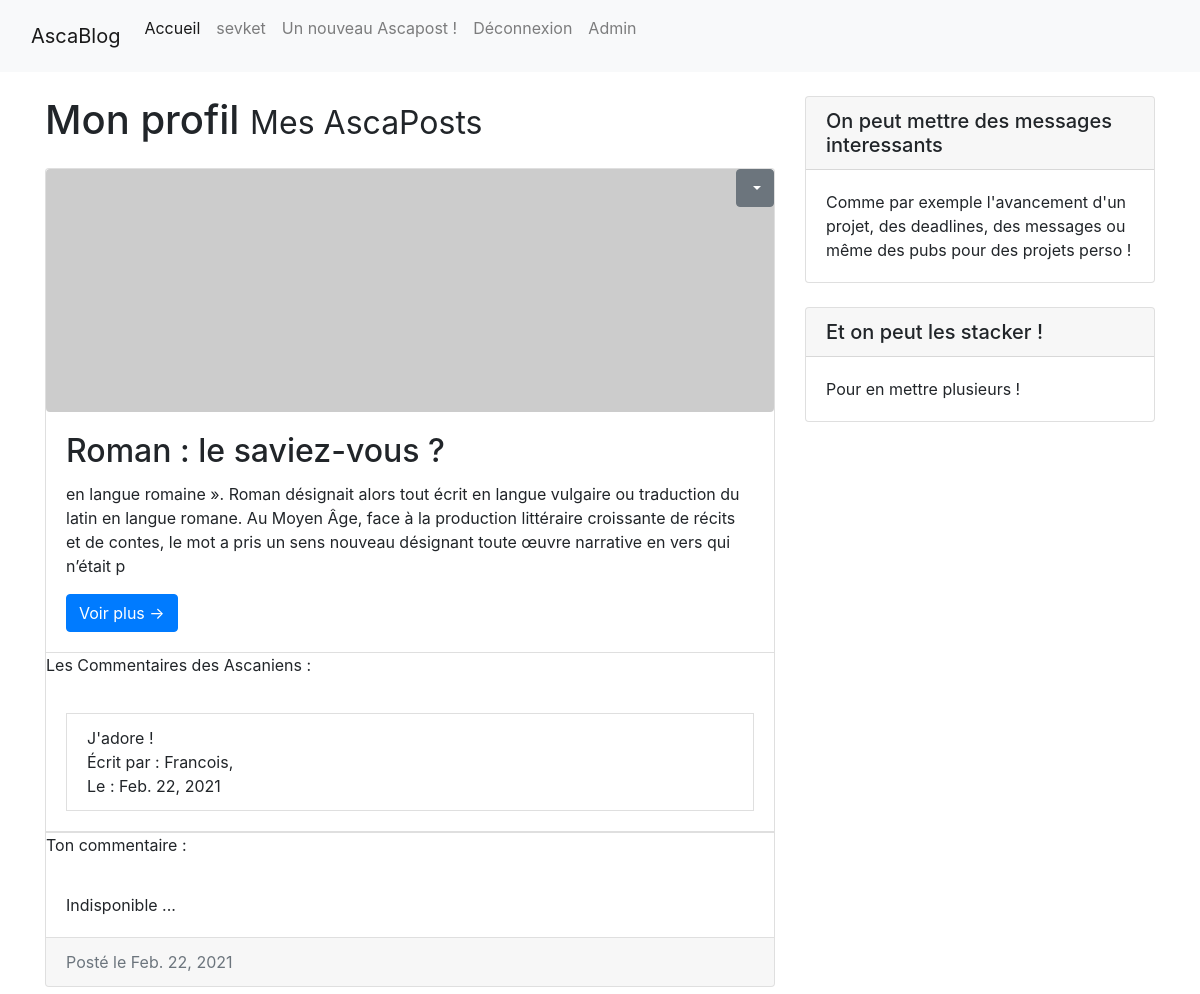
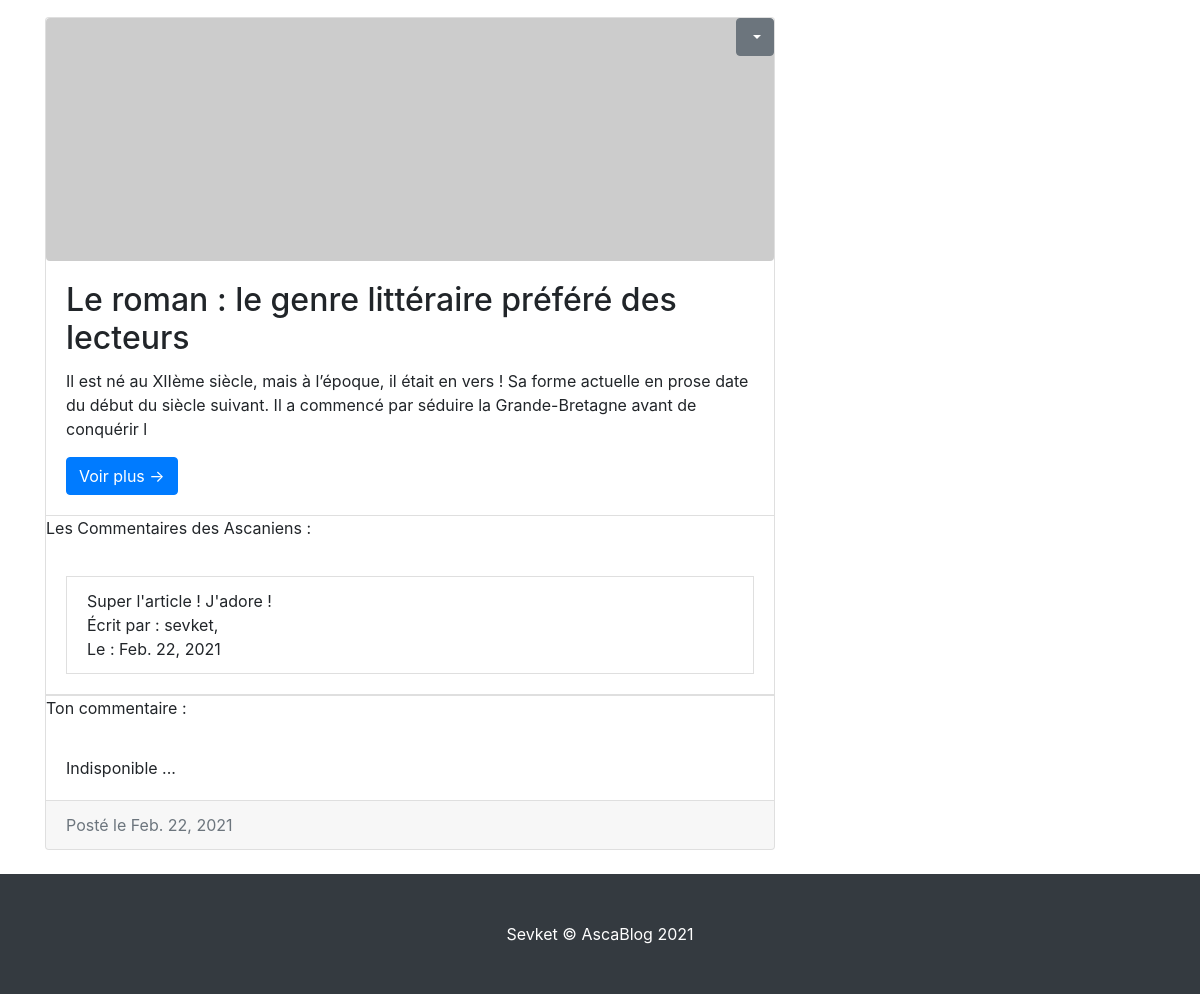
Page /monActivite/ (signed in) on the committed database (2 pictures, top to bottom).
### monActivite/models.py (models this page shows, shortened)
class Ascapost(models.Model):
    titre = models.TextField(default='AscaTitre', max_length=400)
    image = models.ImageField(upload_to = 'imageBDPost/', default = 'imageBDPost/imagevide.png')
    description_courte = models.TextField(default='AscaDescription_courte', max_length=280 ) #Sera afficher lorsqu'un Ascanien a une vue globale sur tous les articles
    description_longue = models.TextField(default='AscaDescription_longue') #Sera afficher lorsqu'un Ascanien a une vue d'un article en détail
    auteur =  models.ForeignKey(User, on_delete=models.CASCADE, null=True)
    date = models.DateField(auto_now=True)

class Commentary(models.Model):
    ascanien = models.ForeignKey(User, on_delete=models.CASCADE, default='Ascanien')
    commentaire = models.TextField(max_length=280)
    date = models.DateField(auto_now=True)
    article_cible = models.ForeignKey(Ascapost, on_delete=models.CASCADE, default='Ascapost') #cette ligne permet de faire le lien entre le commentaire et l'article concerné

### monActivite/views.py (the view)
# urls.py: path('', views.monActivite_ind, name='monActivite_ind'),
@login_required(login_url='/comptes/inscription/')
def monActivite_ind(request):
    articles = Ascapost.objects.filter(auteur_id=request.user.id).order_by('-id').values #Liste de tous les articles de l'ascanien
    commentaires = Commentary.objects.all() #Liste de tous les commentaires (Possibilité de récuperer uniquement ceux des articles d'au dessus)
    data = {'articles': articles,'commentaires':commentaires}
    return render(request,'monActivite/monActivite_ind.html', data)

### monActivite/templates/monActivite/monActivite_ind.html (shortened to what this page needs)
{% extends 'accueil/index.html' %}
{% block titre %}
Mon profil
{% endblock %}
{% block soustitre %}
Mes AscaPosts
{% endblock %}
{% block param %}
<div class="position-relative">
  <div class="position-absolute top-0 end-0">
    <div class="dropdown">
      <button class="btn btn-secondary dropdown-toggle" type="image" src =" " id="dropdownMenuButton" data-toggle="dropdown" aria-haspopup="true" aria-expanded="false">
      </button>
    </div>
  </div>
</div>
{% endblock %}
{% block zoneComm %}
  {% for comm in commentaires %}
    {% if comm.article_cible.id == article.id %}
      <div class="card-body"><li class="list-group-item">{{comm.commentaire}} <br> Écrit par : {{comm.ascanien}}, <br>Le : {{comm.date}}</li></div>
    {% endif %}
  {% endfor %}
{% endblock %}

### accueil/templates/accueil/index.html (shortened to what this page needs)
{% extends 'accueil/sqlt.html' %}
{% block lien_accueil %}
/
{% endblock %}
{% block body %}
<div class="container-fluid">
  <div class="row">
    <div class="col">
      <body>
        <div class="container">
          <div class="row">
            <div class="col-md-8">
              <h1 class="my-4">{% block titre %}Post d'Ascanien !{% endblock %}
                <small>{% block soustitre %}Quoi de neuf ?{% endblock %}</small>
              </h1>
              {% if articles %}
                {% for article in articles %}
                <div class="card mb-4">
                  {% block param %}
                  {% endblock %}
                  <img class="img-fluid rounded" src="http://placehold.it/900x300" alt="">
                  <div class="card-body">
                    <h2 class="card-title">{% block ascatitre %}{{article.titre}}{% endblock %}</h2>
                    <p class="card-text">{% block descricourte %}{{article.description_courte}}{% endblock %}</p>
                    <a href="/monActivite/article/{% block id%}{{article.id}}{% endblock %}" class="btn btn-primary">Voir plus &rarr;</a>
                  </div>
                    <ul class="list-group list-group-flush">
                      <p class="card-text">Les Commentaires des Ascaniens : </p>
                      {% block zoneComm %}{% endblock %}
                  </ul>
                  <ul class="list-group list-group-flush">
                    <p class="card-text">Ton commentaire :</p>
                    <div class="card-body">
                      Indisponible ...
                    </div>
                </ul>
                  <div class="card-footer text-muted">
                    Posté le {% block date %}{{article.date}}{% endblock %}
                  </div>
                </div>
                {% endfor %}
              {% endif %}
          </div>
             <div class="col-md-4">
               <div class="card my-4">
                 <h5 class="card-header">On peut mettre des messages interessants</h5>
                 <div class="card-body">
                   Comme par exemple l'avancement d'un projet, des deadlines, des messages ou même des pubs pour des projets perso !
                 </div>
               </div>
               <div class="card my-4">
                 <h5 class="card-header">Et on peut les stacker !</h5>
                 <div class="card-body">
                   Pour en mettre plusieurs !
                 </div>
               </div>
             </div>
        </div>
      </div>
    </body>
    </div>
  </div>
</div>
{% endblock %}

### accueil/templates/accueil/sqlt.html (shortened to what this page needs)
{% load static %}
<!DOCTYPE html>
<html lang="fr" dir="ltr">
<head>
  <link rel="stylesheet" type="text/css" href="{% static 'css/sqlt.css' %}">
  <link href="https://cdn.jsdelivr.net/npm/bootstrap@5.0.0-beta2/dist/css/bootstrap.min.css" rel="stylesheet">
  <link href="{% static 'css/bootstrap/css/bootstrap.min.css' %}" rel="stylesheet">
</head>
<body>
  <nav class="navbar navbar-expand-lg navbar-light bg-light">
    <div class="container-fluid">
      <a class="navbar-brand">AscaBlog</a>
      <div class="collapse navbar-collapse" id="navbarNavDropdown">
        <ul class="navbar-nav">
          <li class="nav-item">
            <a class="nav-link active" aria-current="page" href="{% block lien_accueil %}/{% endblock %}">Accueil</a>
          </li>
          {% if not request.user.is_authenticated %}
            <li class="nav-item">
              <a class="nav-link" href="/monActivite">Mon profil</a>
            </li>
          {% else %}
            <li class="nav-item">
              <a class="nav-link" href="/monActivite">{{ request.user.username }}</a>
            </li>
            {% endif %}
          <li class="nav-item">
            <a class="nav-link" href="/monActivite/Nouveau_Ascapost">Un nouveau Ascapost !</a>
          </li>
          {% if not request.user.is_authenticated %}
            <li class="nav-item">
              <a class="nav-link"  href="/comptes/inscription/"> Inscription</a>
            </li>
            <li class="nav-item">
              <a class="nav-link"  href="/comptes/login/"> Connexion</a>
            </li>
          {% else %}
            <li class="nav-item">
              <p><a class="nav-link" href="/comptes/deconnexion/">Déconnexion</a></p>
            </li>
            {% if user.is_superuser %}
              <li class="nav-item">
                <p><a class="nav-link" href="/admin">Admin</a></p>
              </li>
            {% endif %}
          {% endif %}
        </ul>
      </div>
    </div>
  </nav>
  {% block body %}{% endblock %}
</body>
<footer class="py-5 bg-dark">
  <div class="container">
 <p class="m-0 text-center text-white">Sevket &copy; AscaBlog 2021</p>
 </div>
</footer>
</html>

### rows in the picture
Ascapost: titre "Roman : le saviez-vous ?", description_courte "en langue romaine ». Roman désignait alors tout écrit en langue vulgaire ou traduction du latin en langue romane. Au Moyen Âge, face à la production littéraire croissante de récits et de contes, le mot a pris un sens nouveau désignant toute œuvre narrative en vers qui n’était p", date "Feb. 22, 2021"
Commentary: commentaire "J'adore !", ascanien "Francois", date "Feb. 22, 2021"
Ascapost: titre "Le roman : le genre littéraire préféré des lecteurs", description_courte "Il est né au XIIème siècle, mais à l’époque, il était en vers ! Sa forme actuelle en prose date du début du siècle suivant. Il a commencé par séduire la Grande-Bretagne avant de conquérir l", date "Feb. 22, 2021"
Commentary: commentaire "Super l'article ! J'adore !", ascanien "sevket", date "Feb. 22, 2021"

### other values in the picture
{{ request.user.username }} "sevket"
